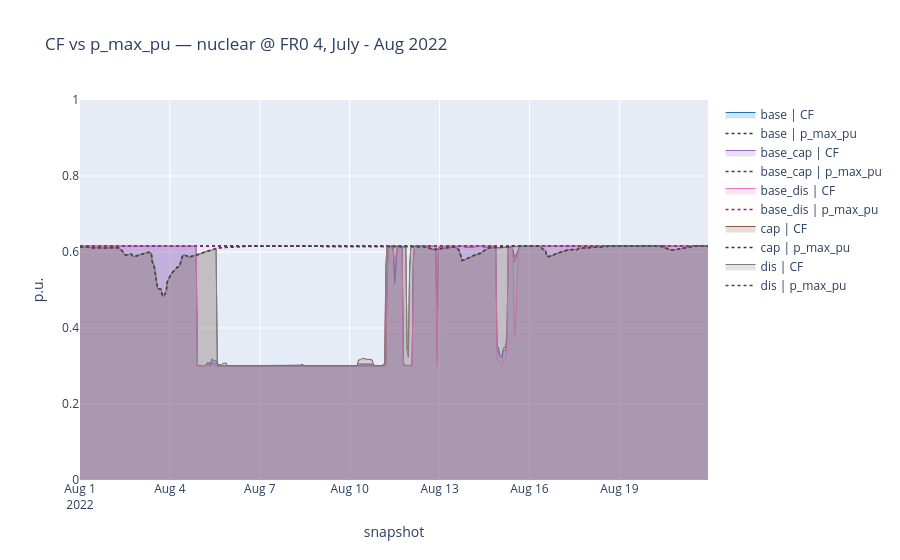

Source (notebook cell):
### Code cell
ts = nc.statistics.capacity_factor(
    groupby=["bus", "carrier"], groupby_time=False, nice_names=False
)
CARRIER = "nuclear"   # onwind | offwind-ac | offwind-dc | offwind-float
BUS     = "FR0 4"        # adjust to a valid GB bus
data = build_cf_pmax_df(
    ts, networks,
    bus=BUS, carrier=CARRIER,
    start="2022-08-01", end="2022-08-21",
)

iplot_cf_pmax(data, title=f"CF vs p_max_pu — {CARRIER} @ {BUS}, July - Aug 2022")

### Figure 1 — Plotly figure (JSON) as saved in the notebook; plotly's stock layout.template omitted (floating-point values rounded to 4 significant figures; data arrays with more than 128 entries replaced by an {"elided": "..."} marker saying what was removed)
{"data": [{"connectgaps": false, "fill": "tozeroy", "fillcolor": "rgba(31,119,180,0.2)", "line": {"color": "#1f77b4", "width": 1}, "mode": "lines", "name": "base | CF", "type": "scatter", "x": {"elided": "504 str values"}, "y": {"elided": "504 float values"}}, {"connectgaps": false, "line": {"color": "#114163", "dash": "dot", "width": 1.5}, "mode": "lines", "name": "base | p_max_pu", "type": "scatter", "x": {"elided": "504 str values"}, "y": {"elided": "504 float values"}}, {"connectgaps": false, "fill": "tozeroy", "fillcolor": "rgba(148,103,189,0.2)", "line": {"color": "#9467bd", "width": 1}, "mode": "lines", "name": "base_cap | CF", "type": "scatter", "x": {"elided": "504 str values"}, "y": {"elided": "504 float values"}}, {"connectgaps": false, "line": {"color": "#51306f", "dash": "dot", "width": 1.5}, "mode": "lines", "name": "base_cap | p_max_pu", "type": "scatter", "x": {"elided": "504 str values"}, "y": {"elided": "504 float values"}}, {"connectgaps": false, "fill": "tozeroy", "fillcolor": "rgba(227,119,194,0.2)", "line": {"color": "#e377c2", "width": 1}, "mode": "lines", "name": "base_dis | CF", "type": "scatter", "x": {"elided": "504 str values"}, "y": {"elided": "504 float values"}}, {"connectgaps": false, "line": {"color": "#9d2077", "dash": "dot", "width": 1.5}, "mode": "lines", "name": "base_dis | p_max_pu", "type": "scatter", "x": {"elided": "504 str values"}, "y": {"elided": "504 float values"}}, {"connectgaps": false, "fill": "tozeroy", "fillcolor": "rgba(140,86,75,0.2)", "line": {"color": "#8c564b", "width": 1}, "mode": "lines", "name": "cap | CF", "type": "scatter", "x": {"elided": "504 str values"}, "y": {"elided": "504 float values"}}, {"connectgaps": false, "line": {"color": "#4d2f29", "dash": "dot", "width": 1.5}, "mode": "lines", "name": "cap | p_max_pu", "type": "scatter", "x": {"elided": "504 str values"}, "y": {"elided": "504 float values"}}, {"connectgaps": false, "fill": "tozeroy", "fillcolor": "rgba(127,127,127,0.2)", "line": {"color": "#7f7f7f", "width": 1}, "mode": "lines", "name": "dis | CF", "type": "scatter", "x": {"elided": "504 str values"}, "y": {"elided": "504 float values"}}, {"connectgaps": false, "line": {"color": "#454545", "dash": "dot", "width": 1.5}, "mode": "lines", "name": "dis | p_max_pu", "type": "scatter", "x": {"elided": "504 str values"}, "y": {"elided": "504 float values"}}], "layout": {"hovermode": "x unified", "title": {"text": "CF vs p_max_pu — nuclear @ FR0 4, July - Aug 2022"}, "xaxis": {"title": {"text": "snapshot"}}, "yaxis": {"range": [0, 1], "title": {"text": "p.u."}}}}
